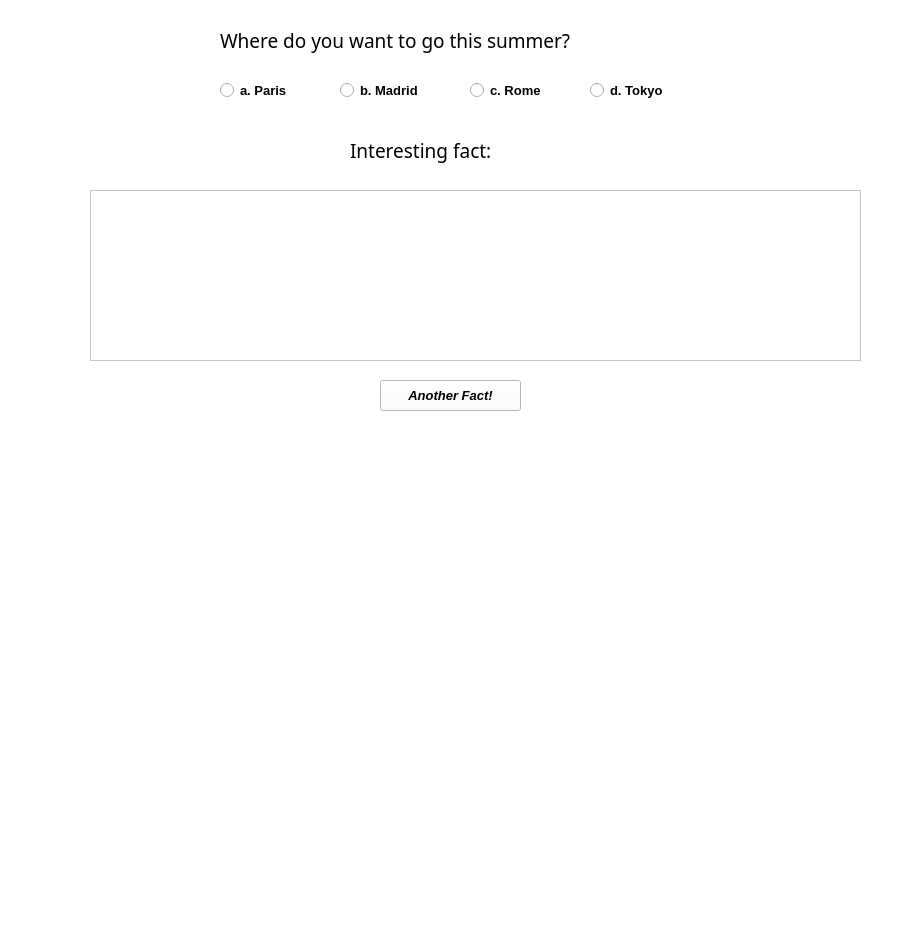
<?xml version="1.0" encoding="UTF-8"?>
<ui version="4.0">
 <class>MainWindow</class>
 <widget class="QMainWindow" name="MainWindow">
  <property name="geometry">
   <rect>
    <x>0</x>
    <y>0</y>
    <width>914</width>
    <height>938</height>
   </rect>
  </property>
  <property name="windowTitle">
   <string>My First Game</string>
  </property>
  <property name="styleSheet">
   <string notr="true">background-color:white;</string>
  </property>
  <widget class="QWidget" name="centralwidget">
   <widget class="QPushButton" name="pushButton">
    <property name="geometry">
     <rect>
      <x>380</x>
      <y>380</y>
      <width>141</width>
      <height>31</height>
     </rect>
    </property>
    <property name="font">
     <font>
      <family>MS Sans Serif</family>
      <pointsize>10</pointsize>
      <weight>75</weight>
      <italic>true</italic>
      <bold>true</bold>
     </font>
    </property>
    <property name="text">
     <string>Another Fact!</string>
    </property>
   </widget>
   <widget class="QRadioButton" name="radioButton_2">
    <property name="geometry">
     <rect>
      <x>470</x>
      <y>80</y>
      <width>95</width>
      <height>20</height>
     </rect>
    </property>
    <property name="font">
     <font>
      <pointsize>10</pointsize>
      <weight>75</weight>
      <bold>true</bold>
     </font>
    </property>
    <property name="text">
     <string>c. Rome</string>
    </property>
   </widget>
   <widget class="QRadioButton" name="radioButton_3">
    <property name="geometry">
     <rect>
      <x>340</x>
      <y>80</y>
      <width>111</width>
      <height>20</height>
     </rect>
    </property>
    <property name="font">
     <font>
      <pointsize>10</pointsize>
      <weight>75</weight>
      <bold>true</bold>
     </font>
    </property>
    <property name="text">
     <string>b. Madrid</string>
    </property>
   </widget>
   <widget class="QRadioButton" name="radioButton_4">
    <property name="geometry">
     <rect>
      <x>590</x>
      <y>80</y>
      <width>101</width>
      <height>20</height>
     </rect>
    </property>
    <property name="font">
     <font>
      <pointsize>10</pointsize>
      <weight>75</weight>
      <bold>true</bold>
     </font>
    </property>
    <property name="text">
     <string>d. Tokyo</string>
    </property>
   </widget>
   <widget class="QLabel" name="label">
    <property name="geometry">
     <rect>
      <x>220</x>
      <y>20</y>
      <width>471</width>
      <height>41</height>
     </rect>
    </property>
    <property name="font">
     <font>
      <family>MV Boli</family>
      <pointsize>14</pointsize>
     </font>
    </property>
    <property name="text">
     <string>Where do you want to go this summer?</string>
    </property>
   </widget>
   <widget class="QPlainTextEdit" name="plainTextEdit">
    <property name="geometry">
     <rect>
      <x>90</x>
      <y>190</y>
      <width>771</width>
      <height>171</height>
     </rect>
    </property>
    <property name="font">
     <font>
      <pointsize>12</pointsize>
     </font>
    </property>
   </widget>
   <widget class="QRadioButton" name="radioButton">
    <property name="geometry">
     <rect>
      <x>220</x>
      <y>80</y>
      <width>111</width>
      <height>20</height>
     </rect>
    </property>
    <property name="font">
     <font>
      <pointsize>10</pointsize>
      <weight>75</weight>
      <bold>true</bold>
     </font>
    </property>
    <property name="text">
     <string>a. Paris</string>
    </property>
   </widget>
   <widget class="QLabel" name="label_2">
    <property name="geometry">
     <rect>
      <x>350</x>
      <y>130</y>
      <width>181</width>
      <height>41</height>
     </rect>
    </property>
    <property name="font">
     <font>
      <family>MV Boli</family>
      <pointsize>14</pointsize>
     </font>
    </property>
    <property name="layoutDirection">
     <enum>Qt::LeftToRight</enum>
    </property>
    <property name="text">
     <string>Interesting fact:</string>
    </property>
   </widget>
   <widget class="QLabel" name="image_label">
    <property name="geometry">
     <rect>
      <x>100</x>
      <y>440</y>
      <width>751</width>
      <height>431</height>
     </rect>
    </property>
    <property name="text">
     <string/>
    </property>
   </widget>
  </widget>
  <widget class="QMenuBar" name="menubar">
   <property name="geometry">
    <rect>
     <x>0</x>
     <y>0</y>
     <width>914</width>
     <height>26</height>
    </rect>
   </property>
  </widget>
  <widget class="QStatusBar" name="statusbar"/>
 </widget>
 <resources/>
 <connections/>
</ui>
